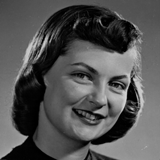
%> input picture Assignment4/Assign4_imgs/Uncompressed_01.bmp, 160 x 160 px
$ octave temp_func.m   (GNU Octave 9; MATLAB toolbox functions it lacks are replaced by stand-ins)
%> lines starting %> are read from the running program, lines starting %| are printed output that depends on the picture
### Assignment4/q2.m
function [error_dct,error_dft,error_dwt] = q2(filename,c)
%> called with filename = 'Uncompressed_01.bmp', c = 1
    im = imread(filename);
%> im is the input picture: size 160x160x3 uint8; min 0, max 216, mean 83.6
    im = double(rgb2gray(im));
%> im: size 160x160 double
    %im = im2double(im);
    fig_flag = 0;
%     c = 10;
    qm = [16,11,10,16,24,40,51,61;
        12,12,14,19,26,58,60,55;
        14,13,16,24,40,57,69,56;
        14,17,22,29,51,87,80,62;
        18,22,37,56,68,109,103,77;
        24,35,55,64,81,104,113,92;
        49,64,78,87,103,121,120,101;
        72,92,95,98,112,100,103,99;];
    im_sub = zeros(8,8);
    im_sub2 = zeros(8,8);
    len = size(im,1);
%> len = 160
    bre = size(im,2);
%> bre = 160
    im2 = zeros(len,bre);
    im3 = zeros(len,bre);
    im4 = zeros(len,bre);

    i=1;

    while(i<=len)
        j=1;
        while(j<=bre)
            for var1 = i:i+7
                for var2 = j:j+7
                    if(var1>len || var2>bre)
                        im_sub(var1-(i-1),var2-(j-1)) = 0;
                        im_sub2(var1-(i-1),var2-(j-1)) = 0;
                        im_sub3(var1-(i-1),var2-(j-1)) = 0;

                    else
                        im_sub(var1-(i-1),var2-(j-1)) = im(var1,var2);
                        im_sub2(var1-(i-1),var2-(j-1)) = im(var1,var2);
                        im_sub3(var1-(i-1),var2-(j-1)) = im(var1,var2);

                    end
                end
            end
            temp = qm*c;

            im_sub = dct2(im_sub);
            im_sub = floor((im_sub+temp/2)./temp);
            im_sub = im_sub.*(temp);
            im_sub = round(idct2(im_sub));

            im_sub2 = fft2(im_sub2);
            im_sub2 = floor((im_sub2+temp/2)./temp);
            im_sub2 = im_sub2.*(temp);
            im_sub2 = abs(ifft2(im_sub2));

            h = hadamard(8);
            m = log2(8);
            im_sub3 = (1/(2^m))*h*im_sub3*h';
            im_sub3 = floor((im_sub3+temp/2)./temp);
            im_sub3 = im_sub3.*(temp);
            im_sub3 = (1/(2^m))*h'*im_sub3*h;

            for var1 = i:i+7
                for var2 = j:j+7
                    if(var1>len||var2>bre)
                        continue;
                    end
                    im2(var1,var2) = im_sub(var1-(i-1),var2-(j-1));
                    im3(var1,var2) = im_sub2(var1-(i-1),var2-(j-1));
                    im4(var1,var2) = im_sub3(var1-(i-1),var2-(j-1));
                end
            end
            j=j+8;
        end
        i=i+8;
    end
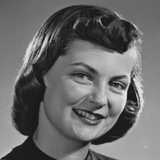
%> im2: size 160x160 double; min -27, max 235, mean 83.6; drawn with min black and max white
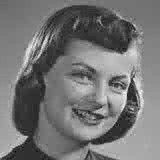
%> im4: size 160x160 double; min -55.12, max 245.9, mean 83.6; drawn with min black and max white
%> after the loop, im_sub = [138 138 138 138 138 138 138 138; 138 138 138 138 138 138 138 138; 139 139 139 139 139 139 139 139; 140 140 140 140 140 140 140 140; 140 140 140 140 140 140 140 140; 141 141 141 141 141 141 141 141; 142 142 142 142 142 142 142 142; 142 142 142 142 142 142 142 142]; im_sub2 = [144.4 124.8 138.8 142.3 138.9 136.3 139.9 155.1; 132.4 153.6 133.5 141.3 137.2 135.8 137.5 139.5; 141.8 141.3 139.6 136.7 139.8 140.5 136.3 142.8; 142.8 136.3 140.6 141.5 138.8 143.7 135.9 140.7; 141.7 139.4 144.5 143.4 141.8 140.4 138 142.9; 139.4 140.4 145.9 138.5 141.5 138.8 140 144.9; 140.6 138.9 146 141.4 140.8 145.4 143 140.8; 150.4 143.1 145 146.1 143.9 140.8 147.8 127]; im_sub3 = [140 140 140 140 140 140 140 140; 140 140 140 140 140 140 140 140; 140 140 140 140 140 140 140 140; 140 140 140 140 140 140 140 140; 140 140 140 140 140 140 140 140; 140 140 140 140 140 140 140 140; 140 140 140 140 140 140 140 140; 140 140 140 140 140 140 140 140]

    im2 = uint8(im2);
%> im2: size 160x160 uint8
    im3 = uint8(im3);
%> im3: size 160x160 uint8
    im4 = uint8(im4);
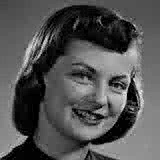
%> im4: size 160x160 uint8; min 0, max 246, mean 83.9
    im = uint8(im);
%> im: size 160x160 uint8

    error_dct = RMSE(im,im2);
    error_dft = RMSE(im,im3);
    error_dwt = RMSE(im,im4);

    if(fig_flag == 1)
        figure;
        subplot(2,2,1);
        imshow((im));
        title('Actual Image');
        subplot(2,2,2);
        imshow(im2);
        title('Image From DCT');
        subplot(2,2,3);
        imshow(im3);
        title('Image from FFT');
        subplot(2,2,4);
        imshow(im4);
        title('Image from DWT');
    end
end

### Assignment4/RMSE.m
function [error] = RMSE(im1,im2)
im1 = double(im1);
im2 = double(im2);
%> im2: size 160x160 double

len1 = size(im1,1);
%> len1 = 160
len2 = size(im2,1);
%> len2 = 160
bre1 = size(im1,2);
%> bre1 = 160
bre2 = size(im2,2);
%> bre2 = 160
if(bre1>bre2)
    max_bre=bre1;
    im2 = padarray(im2,[0 bre1-bre2],'post');
else
    max_bre = bre2;
%> max_bre = 160
    im1 = padarray(im1,[0 bre2-bre1],'post');
end

if(len1>len2)
    max_len=len1;
    im2 = padarray(im2,[len1-len2 0],'post');
else
    max_len = len2;
%> max_len = 160
    im1 = padarray(im1,[len2-len1 0],'post');
end

error = 0;
for i = 1:max_len
    for j = 1:max_bre
        error = error + (im1(i,j)-im2(i,j))*(im1(i,j)-im2(i,j));
    end
end
%> after the loop, error = 698666
error = error/(max_bre*max_len*(1.0));
%> error = 27.29
error = sqrt(error);
%> error = 5.22

end

### Assignment4/temp_func.m
filename = 'Uncompressed_01.bmp';
dct_error = []
dft_error = []
dwt_error = []
temp = []
for c = 1:20
    [tmp1,tmp2,tmp3] = q2(filename,c);
%> in q2, `error_dft = RMSE(im,im3);`: error_dft = 3.64
%> in q2, `error_dwt = RMSE(im,im4);`: error_dwt = 8.8
%> tmp1 = 5.22; tmp2 = 3.64; tmp3 = 8.8
    dct_error = [dct_error tmp1];
%> dct_error = 5.22
    dft_error = [dft_error tmp2];
%> dft_error = 3.64
    dwt_error = [dwt_error tmp3];
%> dwt_error = 8.8
    temp = [temp c];
end

figure;hold on
a1 = plot(temp(1,:),dct_error(1,:));
a2 = plot(temp(1,:),dft_error(1,:));
a3 = plot(temp(1,:),dwt_error(1,:));

legend('y = DCT-Error','y = DFT-Error','y = Wavelet-Error');
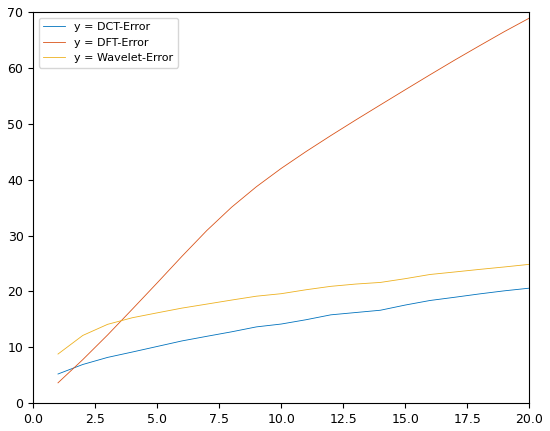
%> figure redrawn from the program's plot data; curve peaks at x = 20, y = 20.58; curve peaks at x = 20, y = 68.89; curve peaks at x = 20, y = 24.84
